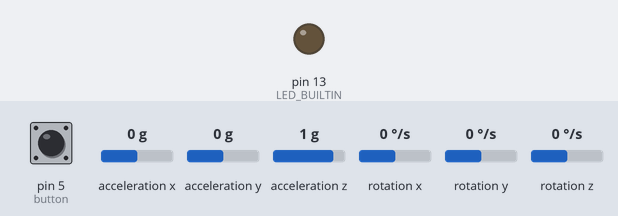
A sketch run on a simulated Arduino Uno, built with avr-gcc and run on an emulated ATmega328P. On the bench: output pins drawn as LEDs (lit = HIGH). Wiring (inferred from the names in the program): MPU-6050 motion sensor at I2C address 0x68. Inputs (shaded band) come from the test bench; at power-on: pin 5 (button) HIGH, acceleration x 0 g, acceleration y 0 g, acceleration z 1 g, rotation x 0 °/s, rotation y 0 °/s, rotation z 0 °/s. Pins used as bus, display or sensor lines are not drawn; what the sketch prints to the serial monitor is not drawn.

Above: at 1.2 s.
1.3 s: pin 5 (button) pulled LOW for 0.15 s
At 2.4 s:
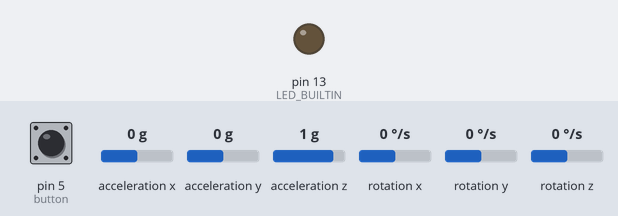
4.8 s: pin 5 (button) pulled LOW for 1 s
At 6.3 s:
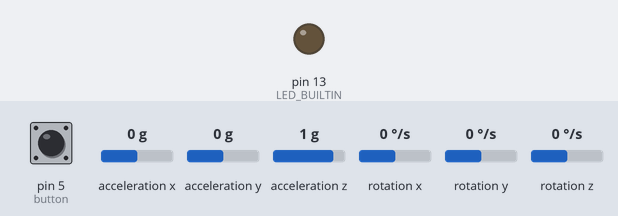
10.3 s: pin 5 (button) driven LOW
At 11.7 s:
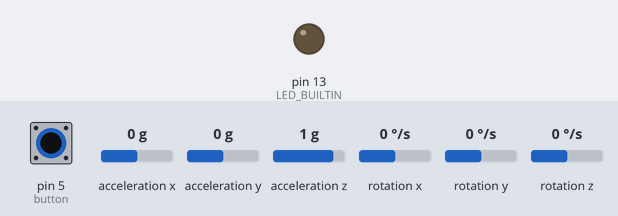
13.3 s: pin 5 (button) pulsed HIGH 2 times (0.12 s each, 0.3 s apart)
At 14.6 s:
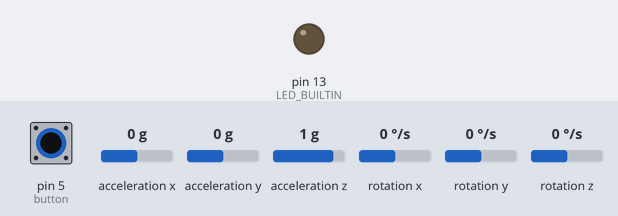
Timing chart, 0 to 16.3 s (numbered marks = the images above; inputs shaded):
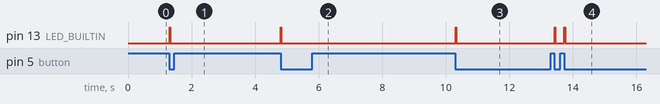

The sketch:

falldetector.ino
```cpp
//IDE 2019 Falll detector
/*
   Pins Used
   5 -emergency button
   11 -esp8266 fall trigger
   I2C Bus
   - A4 SDA
   - A5 SCL
*/
#include <Wire.h>

const int MPU_addr = 0x68; // I2C address of the MPU-6050
int16_t AcX, AcY, AcZ, Tmp, GyX, GyY, GyZ;
float ax = 0, ay = 0, az = 0, gx = 0, gy = 0, gz = 0;

//int data[STORE_SIZE][5]; //array for saving past data
//byte currentIndex=0; //stores current data array index (0-255)
bool fall = false; //stores if a fall has occurred
bool trigger1 = false; //stores if first trigger (lower threshold) has occurred
bool trigger2 = false; //stores if second trigger (upper threshold) has occurred
bool trigger3 = false; //stores if third trigger (orientation change) has occurred

byte trigger1count = 0; //stores the counts past since trigger 1 was set true
byte trigger2count = 0; //stores the counts past since trigger 2 was set true
byte trigger3count = 0; //stores the counts past since trigger 3 was set true
int angleChange = 0;
int buttonState;
int lastbuttonState;
const byte button = 5;
const byte fallTrigger = 11;

//MAX30105 particleSensor;
///unsigned long previousMillis = 0;
//unsigned long currentMillis;
//const unsigned long period = 1000;  //the value is a number of milliseconds
//float beatsPerMinute = 0;
//const byte RATE_SIZE = 4; //Increase this for more averaging. 4 is good.
//byte rates[RATE_SIZE]; //Array of heart rates
///byte rateSpot = 0;
//long lastBeat = 0; //Time at which the last beat occurred
//byte beatAvg = 0;

void setup() {
  Wire.begin();
  Wire.beginTransmission(MPU_addr);
  Wire.write(0x6B);  // PWR_MGMT_1 register
  Wire.write(0);     // set to zero (wakes up the MPU-6050)
  Wire.endTransmission(true);
  Serial.begin(9600);

  pinMode(button, INPUT);
  pinMode(fallTrigger, OUTPUT);
  pinMode(LED_BUILTIN, OUTPUT);
  digitalWrite(fallTrigger, LOW);
}
void loop() {
  emergencyButton();
  mpu_read();
  //2050, 77, 1947 are values for calibration of accelerometer
  // values may be different for you
  ax = (AcX + 800) / 16384.00;
  ay = (AcY - 2718) / 16384.00;
  az = (AcZ + 1145) / 16384.00;

  //270, 351, 136 for gyroscope
  gx = (GyX + 50) / 131.07;
  gy = (GyY + 44) / 131.07;
  gz = (GyZ + 32) / 131.07;

  // calculating Amplitute vactor for 3 axis
  float Raw_AM = pow(pow(ax, 2) + pow(ay, 2) + pow(az, 2), 0.5);
  int AM = Raw_AM * 10;  // as values are within 0 to 1, I multiplied
  Serial.println("");
  Serial.print("AM:");
  Serial.print(AM);
  // it by for using if else conditions
  if (AM <= 9 && trigger2 == false) { //if AM breaks lower threshold (0.4g)
    trigger1 = true;
    Serial.println("TRIGGER 1 ACTIVATED");
  }
  //  Serial.println(AM);
  if (trigger1 == true) {
    if (AM >= 25) { //if AM breaks upper threshold (3g)
      trigger2 = true;
      trigger1 = false;
    }
  }

  if (trigger2 == true) {
    //angleChange=acos(((double)x*(double)bx+(double)y*(double)by+(double)z*(double)bz)/(double)AM/(double)BM);
    angleChange = pow(pow(gx, 2) + pow(gy, 2) + pow(gz, 2), 0.5); Serial.println(angleChange);
    if (angleChange >= 30) { //if orientation changes by between 80-100 degrees
      fall = true;
      trigger2 = false;
      Serial.println("ANGLE Change:");
      Serial.print(angleChange);
    }
  }
  if (fall == true) { //in event of a fall detection
    Serial.println("Fall Triggered");
    digitalWrite(fallTrigger, HIGH);
    digitalWrite(LED_BUILTIN, HIGH);
    delay(20);
    digitalWrite(fallTrigger, LOW);
    digitalWrite(LED_BUILTIN, LOW);
    fall = false;
  }
  //It appears that delay is needed in order not to clog the port
  delay(10);
}


void mpu_read() {
  Wire.beginTransmission(MPU_addr);
  Wire.write(0x3B);  // starting with register 0x3B (ACCEL_XOUT_H)
  Wire.endTransmission(false);
  Wire.requestFrom(MPU_addr, 14, true); // request a total of 14 registers
  AcX = Wire.read() << 8 | Wire.read(); // 0x3B (ACCEL_XOUT_H) & 0x3C (ACCEL_XOUT_L)
  AcY = Wire.read() << 8 | Wire.read(); // 0x3D (ACCEL_YOUT_H) & 0x3E (ACCEL_YOUT_L)
  AcZ = Wire.read() << 8 | Wire.read(); // 0x3F (ACCEL_ZOUT_H) & 0x40 (ACCEL_ZOUT_L)
  Tmp = Wire.read() << 8 | Wire.read(); // 0x41 (TEMP_OUT_H) & 0x42 (TEMP_OUT_L)
  GyX = Wire.read() << 8 | Wire.read(); // 0x43 (GYRO_XOUT_H) & 0x44 (GYRO_XOUT_L)
  GyY = Wire.read() << 8 | Wire.read(); // 0x45 (GYRO_YOUT_H) & 0x46 (GYRO_YOUT_L)
  GyZ = Wire.read() << 8 | Wire.read(); // 0x47 (GYRO_ZOUT_H) & 0x48 (GYRO_ZOUT_L)
}

void emergencyButton() {
  buttonState = digitalRead(button);
  if (buttonState == LOW && buttonState != lastbuttonState) {
    // message:
    Serial.println("The emergency button has been pressed.");
    fall = true;
  }
  lastbuttonState = buttonState;
}
```

Measured:
- after the input at 1.3 s, pin 13 (LED_BUILTIN): LOW → HIGH at once, → LOW 0.02 s later
- after the input at 4.8 s, pin 13 (LED_BUILTIN): LOW → HIGH at once, → LOW 0.02 s later
- after the input at 10.3 s, pin 13 (LED_BUILTIN): LOW → HIGH at once, → LOW 0.02 s later
- after the input at 13.3 s, pin 13 (LED_BUILTIN): alternates HIGH for 0.02 s and LOW for 0.29 s, 4 changes in all, then stays LOW, starting after 0.13 s
